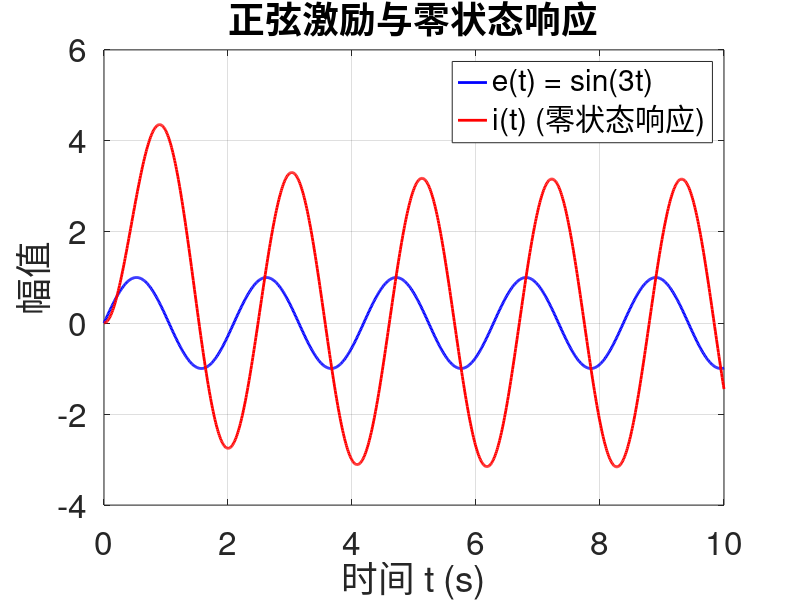

This chart was generated by the following MATLAB code:
clear;
close all;
clc;


% ex05_03.m  |  例5.3 · H(s)·tf+lsim  |  AI 生成，已校验，R2023b
% 清空环境，避免残留变量干扰
clear; clc; close all;

% 定义时间向量，从0到10秒，步长足够小以保证波形光滑
t = 0:0.01:10;

% 定义激励信号 e(t) = sin(3t)
e = sin(3 * t);

% 定义系统传递函数 H(s) = 1/(0.1s + 0.1)
num = 1;
den = [0.1, 0.1];
H = tf(num, den);

% 计算零状态响应（初始状态为零），使用lsim
y = lsim(H, e, t);

% 按题目要求将响应的数值波形存入变量 i
i = y;

% 绘制激励与响应的对比图
figure;
plot(t, e, 'b-', 'LineWidth', 2); hold on;
plot(t, i, 'r-', 'LineWidth', 2); hold off;
grid on;
xlabel('时间 t (s)', 'FontSize', 24);
ylabel('幅值', 'FontSize', 24);
title('正弦激励与零状态响应', 'FontSize', 24);
legend('e(t) = sin(3t)', 'i(t) (零状态响应)', 'FontSize', 24);
set(gca, 'FontSize', 24);
